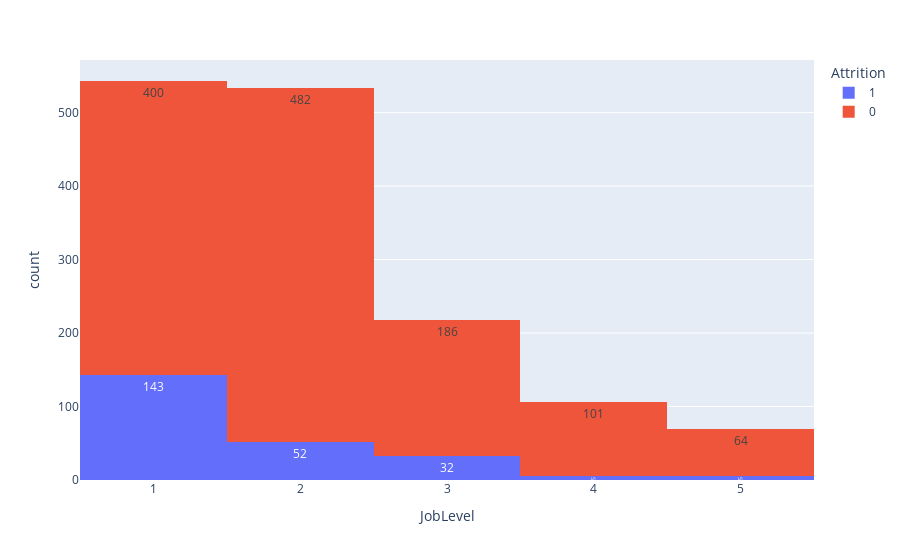

Notebook code for this chart:
### Markdown cell above
#### Relação de atrição e nível do cargo

### Code cell
fig = px.histogram(ibm, x="JobLevel", color="Attrition", text_auto=True)
fig.show()

### Figure 1 — Plotly figure (JSON) as saved in the notebook; plotly's stock layout.template omitted (floating-point values rounded to 4 significant figures; data arrays with more than 128 entries replaced by an {"elided": "..."} marker saying what was removed)
{"data": [{"alignmentgroup": "True", "bingroup": "x", "hovertemplate": "Attrition=1<br>JobLevel=%{x}<br>count=%{y}<extra></extra>", "legendgroup": "1", "marker": {"color": "#636efa", "pattern": {"shape": ""}}, "name": "1", "offsetgroup": "1", "orientation": "v", "showlegend": true, "texttemplate": "%{value}", "type": "histogram", "x": {"elided": "237 int values"}, "xaxis": "x", "yaxis": "y"}, {"alignmentgroup": "True", "bingroup": "x", "hovertemplate": "Attrition=0<br>JobLevel=%{x}<br>count=%{y}<extra></extra>", "legendgroup": "0", "marker": {"color": "#EF553B", "pattern": {"shape": ""}}, "name": "0", "offsetgroup": "0", "orientation": "v", "showlegend": true, "texttemplate": "%{value}", "type": "histogram", "x": {"elided": "1233 int values"}, "xaxis": "x", "yaxis": "y"}], "layout": {"barmode": "relative", "legend": {"title": {"text": "Attrition"}, "tracegroupgap": 0}, "margin": {"t": 60}, "xaxis": {"anchor": "y", "domain": [0, 1], "title": {"text": "JobLevel"}}, "yaxis": {"anchor": "x", "domain": [0, 1], "title": {"text": "count"}}}}
